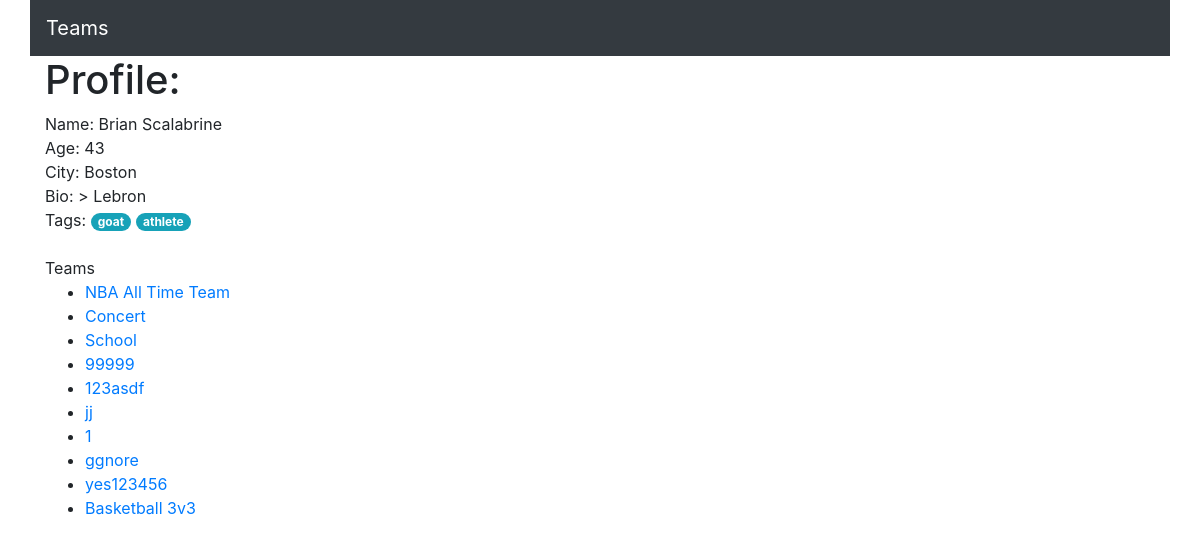
Before: /app/brianscalabrine/ with the older database file.
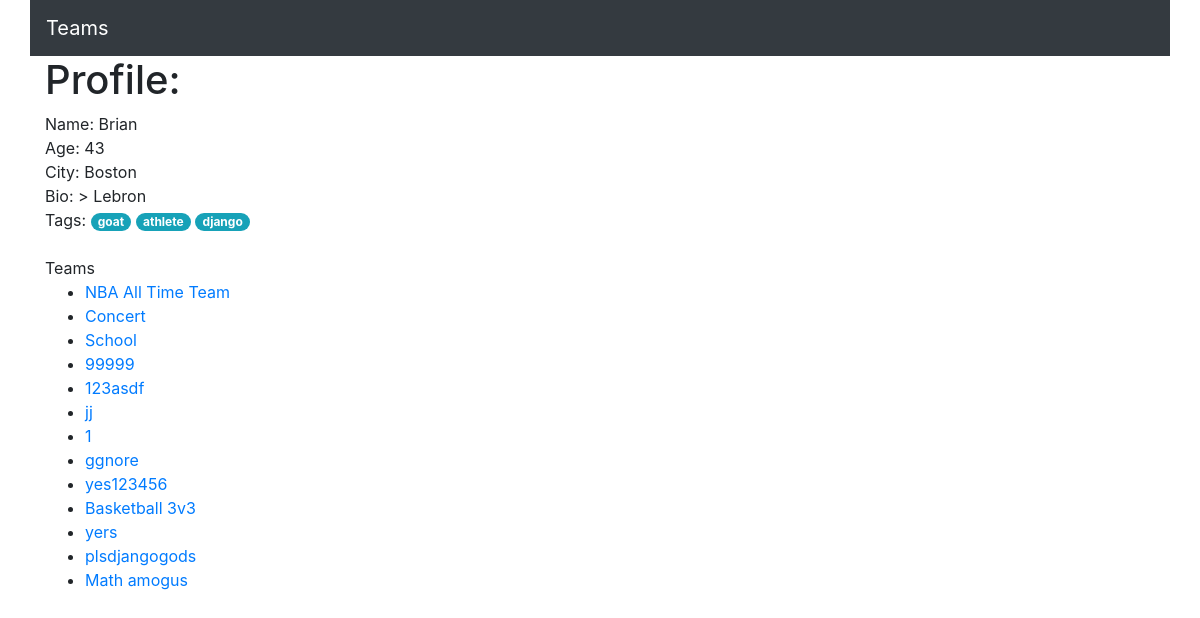
After: the same page with the newer database file.
### teamApp/models.py (models this page shows, shortened)
class Profile(models.Model):
    user = models.OneToOneField(User, on_delete=models.CASCADE, primary_key=True)
    city = models.CharField(max_length=64)
    name = models.CharField(max_length=64, default="Unnamed")
    bio = models.TextField(max_length=1024, default='')
    age = models.IntegerField(default=0)

class UserTag(models.Model):
    name = models.CharField(max_length=100)
    userTagged = models.ForeignKey(User, blank=True, on_delete=models.CASCADE)

class Team(models.Model):
    project_name = models.CharField(max_length=200, default="Untitled")
    num_members = models.IntegerField(default=0)
    members_needed = models.IntegerField(default=0)
    project_description = models.TextField(max_length=1000)
    members = models.ManyToManyField(User)

### teamApp/views.py (the view, shortened to what this page needs)
# urls.py: path('<str:usr>/', views.ProfileView.as_view(), name='profile'),
class ProfileView(View):
    def get(self, request, usr):
        user = User.objects.get(username = usr)
        tags = user.usertag_set.all()
        profile = get_object_or_404(Profile, pk=user)
        teams = user.team_set.all().order_by("-members_needed")
        context = {
            'profile': profile,
            'page_user':usr,
            'viewer': request.user,
            'teams': teams,
            'tags': tags,
            'edit': False,
        }
        context['isAuthenticated'] = request.user.is_authenticated
        context['isProfileUser'] = request.user.username==usr
        return render(request, 'teamApp/profile.html', context)

### teamApp/templates/teamApp/profile.html (shortened to what this page needs)
<!DOCTYPE html>
<html>
  <head>
    <link rel="stylesheet" href="https://maxcdn.bootstrapcdn.com/bootstrap/4.4.1/css/bootstrap.min.css" />
  </head>
  <body class="container">
    <nav class="navbar row navbar-expand-sm navbar-expand-md navbar-inverse navbar-dark bg-dark">
        <a class="navbar-brand" href="{% url 'index' %}">
            <span class="logo">Teams</span>
        </a>
    </nav>
    {% if not edit %}
      <h1>Profile: {{page_user.username}}</h1>
      <div>Name: {{profile.name}}</div>
      <div>Age: {{profile.age}}</div>
      <div>City: {{profile.city}}</div>
      <div>Bio: {{profile.bio}}</div>
      <div>
        Tags:
        {% for tag in tags %}
        <span class="badge badge-pill badge-info">{{tag.name}}</span>
        {% endfor %}
      </div>
      <br />
    {% endif %}
    <div>Teams</div>
    <ul>
      {% for team in profile.user.team_set.all %}
      <li><a href="{% url  'team profile' team.id %}">{{team.project_name}}</a></li>
      {% endfor %}
    </ul>
  </body>
</html>

Changed rows visible on the page:
changed Profile "Boston": name "Brian Scalabrine" → "Brian"
added UserTag: name "django"
added Team: project_name "yers"
added Team: project_name "plsdjangogods"
added Team: project_name "Math amogus"
